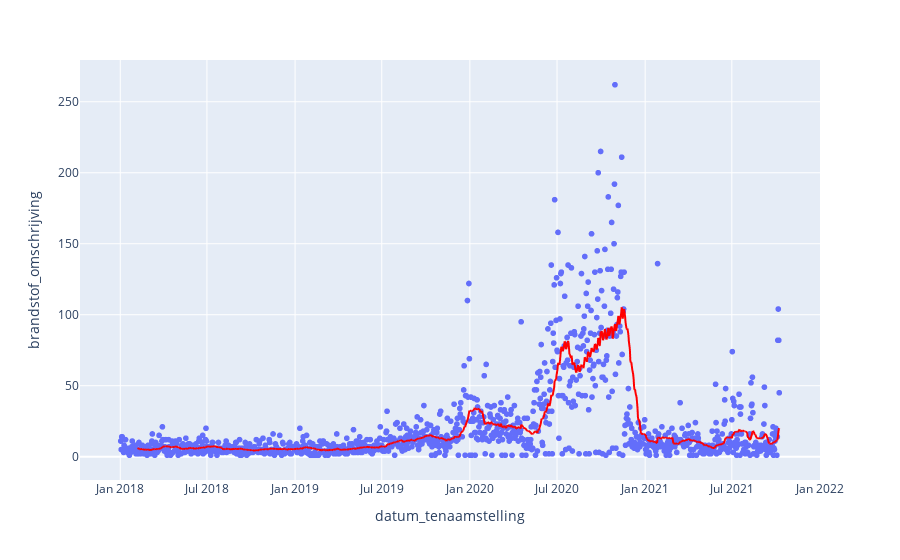

Notebook code for this chart:
### Code cell
df_date = df_clean[df_clean["brandstof_omschrijving"] == "Elektriciteit"].groupby("datum_tenaamstelling").count()


fig = px.scatter(df_date["2018":] ,y = "brandstof_omschrijving",  trendline="rolling", trendline_options=dict(window=30), trendline_color_override="red")
fig.show()

### Figure 1 — Plotly figure (JSON) as saved in the notebook; plotly's stock layout.template omitted (floating-point values rounded to 4 significant figures; data arrays with more than 128 entries replaced by an {"elided": "..."} marker saying what was removed)
{"data": [{"hovertemplate": "datum_tenaamstelling=%{x}<br>brandstof_omschrijving=%{y}<extra></extra>", "legendgroup": "", "marker": {"color": "#636efa", "symbol": "circle"}, "mode": "markers", "name": "", "showlegend": false, "type": "scattergl", "x": {"elided": "1208 str values"}, "xaxis": "x", "y": {"elided": "1208 int values"}, "yaxis": "y"}, {"hovertemplate": "<b>Rolling mean trendline</b><br><br>datum_tenaamstelling=%{x}<br>brandstof_omschrijving=%{y} <b>(trend)</b><extra></extra>", "legendgroup": "", "line": {"color": "red"}, "marker": {"color": "#636efa", "symbol": "circle"}, "mode": "lines", "name": "", "showlegend": false, "type": "scattergl", "x": {"elided": "1208 str values"}, "xaxis": "x", "y": {"elided": "1208 float values"}, "yaxis": "y"}], "layout": {"legend": {"tracegroupgap": 0}, "margin": {"t": 60}, "xaxis": {"anchor": "y", "domain": [0.0, 1.0], "title": {"text": "datum_tenaamstelling"}}, "yaxis": {"anchor": "x", "domain": [0.0, 1.0], "title": {"text": "brandstof_omschrijving"}}}}
